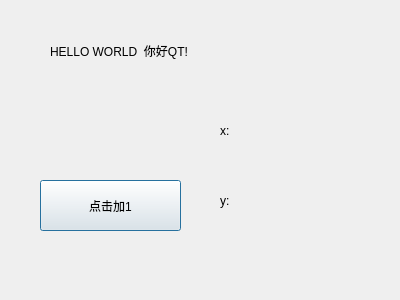
<?xml version="1.0" encoding="UTF-8"?>
<ui version="4.0">
 <class>HelloDialog</class>
 <widget class="QDialog" name="HelloDialog">
  <property name="geometry">
   <rect>
    <x>0</x>
    <y>0</y>
    <width>400</width>
    <height>300</height>
   </rect>
  </property>
  <property name="windowTitle">
   <string>HelloDialog</string>
  </property>
  <widget class="QLabel" name="label">
   <property name="geometry">
    <rect>
     <x>50</x>
     <y>10</y>
     <width>181</width>
     <height>81</height>
    </rect>
   </property>
   <property name="text">
    <string>HELLO WORLD  你好QT!</string>
   </property>
  </widget>
  <widget class="QPushButton" name="pushButton">
   <property name="geometry">
    <rect>
     <x>40</x>
     <y>180</y>
     <width>141</width>
     <height>51</height>
    </rect>
   </property>
   <property name="text">
    <string>点击加1</string>
   </property>
  </widget>
  <widget class="QLabel" name="label_2">
   <property name="geometry">
    <rect>
     <x>290</x>
     <y>110</y>
     <width>91</width>
     <height>41</height>
    </rect>
   </property>
   <property name="text">
    <string/>
   </property>
  </widget>
  <widget class="QLabel" name="label_3">
   <property name="geometry">
    <rect>
     <x>290</x>
     <y>180</y>
     <width>81</width>
     <height>51</height>
    </rect>
   </property>
   <property name="text">
    <string/>
   </property>
  </widget>
  <widget class="QLabel" name="label_4">
   <property name="geometry">
    <rect>
     <x>220</x>
     <y>120</y>
     <width>61</width>
     <height>21</height>
    </rect>
   </property>
   <property name="text">
    <string>x:</string>
   </property>
  </widget>
  <widget class="QLabel" name="label_5">
   <property name="geometry">
    <rect>
     <x>220</x>
     <y>190</y>
     <width>71</width>
     <height>21</height>
    </rect>
   </property>
   <property name="text">
    <string>y:</string>
   </property>
  </widget>
 </widget>
 <layoutdefault spacing="6" margin="11"/>
 <resources/>
 <connections/>
</ui>
